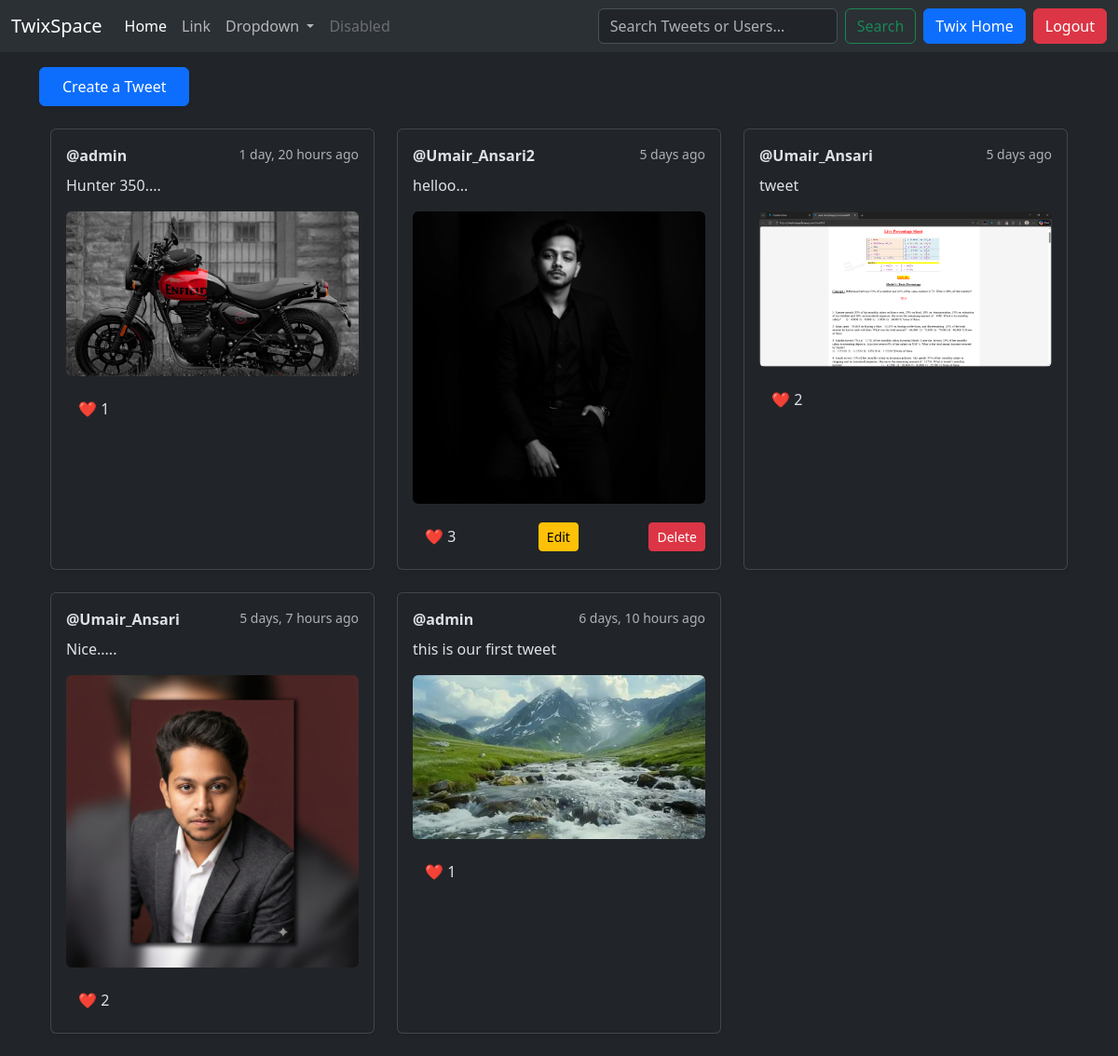
The page / (signed in) on the database its author committed.
### Twix/models.py (models this page shows, shortened)
class Tweet(models.Model):
    user = models.ForeignKey(User, on_delete=models.CASCADE)
    text = models.TextField(max_length=240)
    photo = models.ImageField(upload_to='photos/', blank=False, null=False)
    created_at = models.DateTimeField(auto_now_add=True)
    updated_at = models.DateTimeField(auto_now=True)
    likes = models.ManyToManyField(User, related_name="twix_likes", blank=True)
    def total_likes(self):
        return self.likes.count()

### Twix/views.py (the view)
# urls.py: path("", views.tweet_list, name="tweet_list"),
def tweet_list(request):
    tweets = Tweet.objects.all().order_by('-created_at')
    query = request.GET.get('query')
    if query:
        tweets = Tweet.objects.filter(
            Q(text__icontains = query) |
            Q(user__username__icontains = query)
        ).order_by('-created_at')
    return render(request, "tweet_list.html", {'tweets':tweets})

### Twix/templates/tweet_list.html (shortened to what this page needs)
{% extends "layout.html" %}
{% block content %}
<a class = 'btn btn-primary px-4 py-2 shadow-sm mt-3' href="{% url 'tweet_create' %}">Create a Tweet</a>
<div class="container mt-4">
<div class="row">
{% for tweet in tweets %}
<div class="col-md-4 mb-4">
<div class="card h-100 shadow-sm tweet-card">
<div class="card-body">
<div class="d-flex justify-content-between mb-2">
<strong>@{{ tweet.user.username }}</strong>
<small class="text-muted">{{ tweet.created_at|timesince }} ago</small>
</div>
<p class="card-text">
{{ tweet.text }}
</p>
{% if tweet.photo %}
<img src="{{ tweet.photo.url }}" class="img-fluid rounded mb-3">
{% endif %}
<div class="d-flex justify-content-between align-items-center">
{% if user.is_authenticated %}
<form method="POST" action="{% url 'like_twix' tweet.id %}">
<button class="btn like-btn">
<span class="heart">❤️</span>
{{ tweet.total_likes }}
</button>
</form>
{% else %}
<span>❤️ {{ tweet.total_likes }}</span>
{% endif %}
        {% if tweet.user == user %}
            <a href="{% url 'tweet_edit' tweet.id %}" class="btn btn-warning btn-sm">Edit</a>
            <a href="{% url 'tweet_delete' tweet.id %}" class="btn btn-danger btn-sm">Delete</a>
        {% endif %}
</div>
</div>
</div>
</div>
{% endfor %}
</div>
</div>
{% endblock %}

### rows shown on the page
Tweet: user.username "admin", created_at "1 day, 20 hours", text "Hunter 350....", photo (picture), total_likes "1"
Tweet: user.username "Umair_Ansari2", created_at "5 days", text "helloo...", photo (picture), total_likes "3", shows "Edit"
Tweet: user.username "Umair_Ansari", created_at "5 days", text "tweet", photo (picture), total_likes "2"
Tweet: user.username "Umair_Ansari", created_at "5 days, 7 hours", text "Nice.....", photo (picture), total_likes "2"
Tweet: user.username "admin", created_at "6 days, 10 hours", text "this is our first tweet", photo (picture), total_likes "1"
